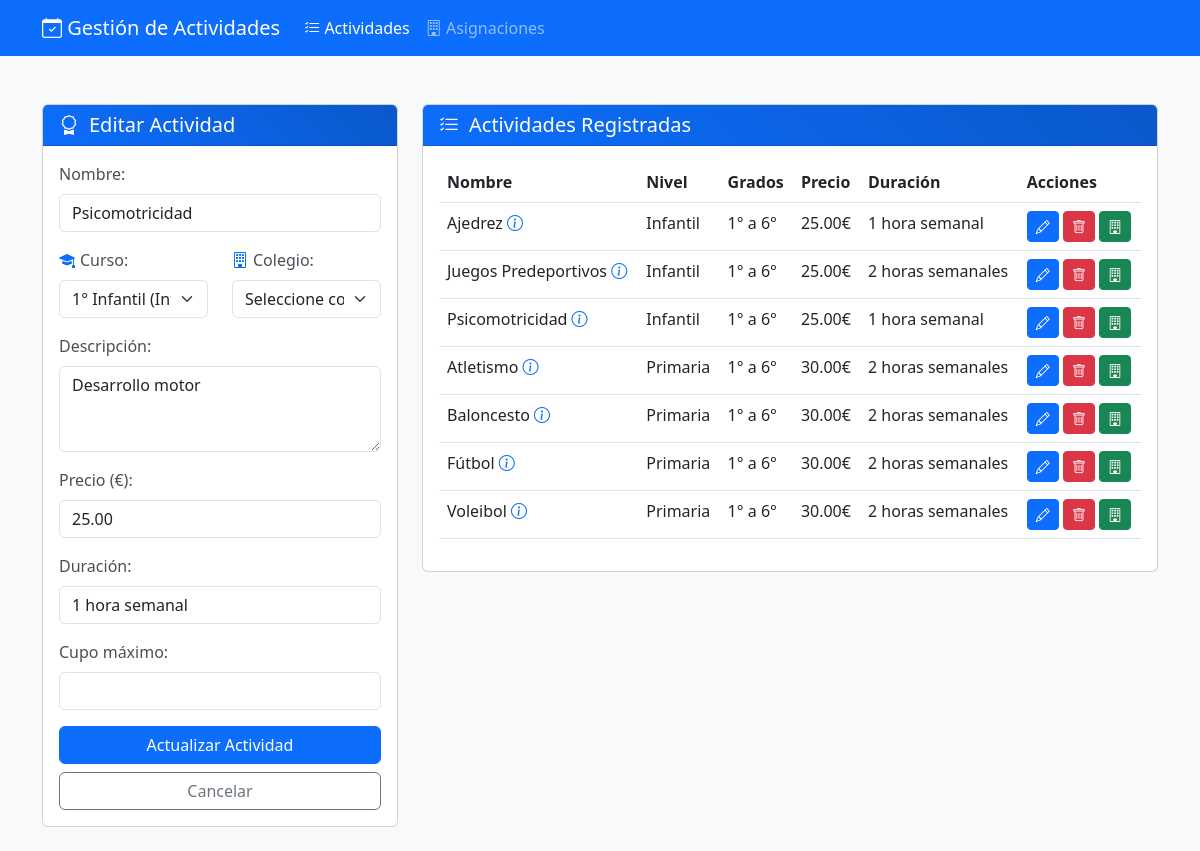
Screenshot of /actividades.php?editar=7 with the database file from the repository.
### tables this page shows
CREATE TABLE actividades (
    id INT AUTO_INCREMENT PRIMARY KEY,
    nombre VARCHAR(100) NOT NULL,
    descripcion TEXT,
    precio DECIMAL(6,2) NOT NULL,
    duracion VARCHAR(50),
    fecha_registro TIMESTAMP DEFAULT CURRENT_TIMESTAMP
);

CREATE TABLE cursos (
    id INT AUTO_INCREMENT PRIMARY KEY,
    nombre VARCHAR(50) NOT NULL UNIQUE,
    nivel ENUM('Primaria', 'Secundaria') NOT NULL,
    grado TINYINT NOT NULL,
    fecha_registro TIMESTAMP DEFAULT CURRENT_TIMESTAMP,
    UNIQUE KEY uk_nivel_grado (nivel, grado)
);

### actividades.php (the view, shortened to what this page needs)
<?php
include('conexion.php');
$actividad = null;
if (isset($_GET['editar'])) {
    $stmt = $conexion->prepare("SELECT * FROM actividades WHERE id = ?");
    $stmt->execute([$_GET['editar']]);
    $actividad = $stmt->fetch();
}
$actividades = $conexion->query("
    SELECT * FROM actividades
    ORDER BY nivel_requerido, nombre")->fetchAll();
$cursos = $conexion->query("SELECT id, nombre, nivel, grado FROM cursos ORDER BY nivel, grado")->fetchAll();
?>
<!DOCTYPE html>
<html lang="es">
<head>
    <link href="https://cdn.jsdelivr.net/npm/bootstrap@5.3.0/dist/css/bootstrap.min.css" rel="stylesheet">
    <link rel="stylesheet" href="https://cdn.jsdelivr.net/npm/bootstrap-icons@1.10.5/font/bootstrap-icons.css">
    <link href="assets/css/style.css" rel="stylesheet">
</head>
<body>
    <nav class="navbar navbar-expand-lg navbar-dark bg-primary mb-4">
        <div class="container">
            <a class="navbar-brand" href="#">
                <i class="bi bi-calendar-check"></i>
                Gestión de Actividades
            </a>
            <div class="collapse navbar-collapse" id="navbarNav">
                <ul class="navbar-nav">
                    <li class="nav-item">
                        <a class="nav-link active" href="actividades.php">
                            <i class="bi bi-list-check"></i> Actividades
                        </a>
                    </li>
                    <li class="nav-item">
                        <a class="nav-link" href="asignaciones.php">
                            <i class="bi bi-building"></i> Asignaciones
                        </a>
                    </li>
                </ul>
            </div>
        </div>
    </nav>
    <div class="container py-4">
        <div class="row">
            <div class="col-md-4">
                <div class="card">
                    <div class="card-header">
                        <h5>
                            <i class="bi bi-award"></i>
                            <?= $actividad ? 'Editar' : 'Nueva' ?> Actividad
                        </h5>
                    </div>
                    <div class="card-body">
                        <form method="POST" class="needs-validation" novalidate>
                            <div class="mb-3">
                                <label class="form-label">Nombre:</label>
                                <input type="text" name="nombre" class="form-control" required
                                    value="<?= $actividad ? $actividad['nombre'] : '' ?>">
                            </div>
                            <div class="row mb-3">
                                <div class="col-md-6">
                                    <label class="form-label">
                                        <i class="bi bi-mortarboard-fill"></i>
                                        Curso:
                                    </label>
                                    <select name="curso" class="form-select" required onchange="actualizarNivelGrado(this)">
                                        <?php foreach ($cursos as $curso): ?>
                                            <option value="<?= $curso['id'] ?>"
                                                    data-nivel="<?= $curso['nivel'] ?>"
                                                    data-grado="<?= $curso['grado'] ?>"
                                                    <?= ($actividad && $actividad['nivel_requerido'] == $curso['nivel'] &&
                                                        $actividad['grado_minimo'] == $curso['grado']) ? 'selected' : '' ?>>
                                                <?= $curso['nombre'] ?> (<?= $curso['nivel'] ?>)
                                            </option>
                                        <?php endforeach; ?>
                                    </select>
                                </div>
                                <div class="col-md-6">
                                    <label class="form-label">
                                        <i class="bi bi-building"></i>
                                        Colegio:
                                    </label>
                                    <select name="colegio" class="form-select" required>
                                        <option value="">Seleccione colegio</option>
                                    </select>
                                </div>
                            </div>
                            <div class="mb-3">
                                <label class="form-label">Descripción:</label>
                                <textarea name="descripcion" class="form-control" rows="3"><?= $actividad ? $actividad['descripcion'] : '' ?></textarea>
                            </div>
                            <div class="mb-3">
                                <label class="form-label">Precio (€):</label>
                                <input type="number" name="precio" class="form-control" step="0.01" min="0" required
                                    value="<?= $actividad ? $actividad['precio'] : '' ?>">
                            </div>
                            <div class="mb-3">
                                <label class="form-label">Duración:</label>
                                <input type="text" name="duracion" class="form-control" required
                                    value="<?= $actividad ? $actividad['duracion'] : '' ?>">
                            </div>
                            <div class="mb-3">
                                <label class="form-label">Cupo máximo:</label>
                                <input type="number" name="cupo_maximo" class="form-control"
                                       min="1" required value="<?= $actividad ? $actividad['cupo_maximo'] : '20' ?>">
                            </div>
                            <div class="d-grid gap-2">
                                <button type="submit" class="btn btn-primary">
                                    <?= $actividad ? 'Actualizar' : 'Crear' ?> Actividad
                                </button>
                                <?php if ($actividad): ?>
                                    <a href="actividades.php" class="btn btn-outline-secondary">Cancelar</a>
                                <?php endif; ?>
                            </div>
                        </form>
                    </div>
                </div>
            </div>
            <div class="col-md-8">
                <div class="card">
                    <div class="card-header">
                        <h5>
                            <i class="bi bi-list-check"></i>
                            Actividades Registradas
                        </h5>
                    </div>
                    <div class="card-body">
                        <div class="table-responsive">
                            <table class="table table-hover">
                                <thead>
                                    <tr>
                                        <th>Nombre</th>
                                        <th>Nivel</th>
                                        <th>Grados</th>
                                        <th>Precio</th>
                                        <th>Duración</th>
                                        <th>Acciones</th>
                                    </tr>
                                </thead>
                                <tbody>
                                    <?php foreach ($actividades as $act): ?>
                                        <tr>
                                            <td>
                                                <?= htmlspecialchars($act['nombre']) ?>
                                                <?php if ($act['descripcion']): ?>
                                                    <i class="bi bi-info-circle text-primary"
                                                       data-bs-toggle="tooltip"
                                                       title="<?= htmlspecialchars($act['descripcion']) ?>">
                                                    </i>
                                                <?php endif; ?>
                                            </td>
                                            <td><?= $act['nivel_requerido'] ?></td>
                                            <td><?= $act['grado_minimo'] ?>° a <?= $act['grado_maximo'] ?>°</td>
                                            <td><?= number_format($act['precio'], 2) ?>€</td>
                                            <td><?= $act['duracion'] ?></td>
                                            <td>
                                                <a href="?editar=<?= $act['id'] ?>"
                                                   class="btn btn-sm btn-primary"
                                                   data-bs-toggle="tooltip"
                                                   title="Editar">
                                                    <i class="bi bi-pencil"></i>
                                                </a>
                                                <a href="#"
                                                   onclick="confirmarEliminacion(<?= $act['id'] ?>)"
                                                   class="btn btn-sm btn-danger"
                                                   data-bs-toggle="tooltip"
                                                   title="Eliminar">
                                                    <i class="bi bi-trash"></i>
                                                </a>
                                                <a href="#"
                                                   onclick="asignarAColegio(<?= $act['id'] ?>, <?= $act['precio'] ?>)"
                                                   class="btn btn-sm btn-success"
                                                   data-bs-toggle="tooltip"
                                                   title="Asignar a Colegio">
                                                    <i class="bi bi-building"></i>
                                                </a>
                                            </td>
                                        </tr>
                                    <?php endforeach; ?>
                                </tbody>
                            </table>
                        </div>
                    </div>
                </div>
            </div>
        </div>
    </div>
</body>
</html>

### assets/css/style.css (style rules this page uses)
body { background-color: #f8f9fa; }
.card-header { background: linear-gradient(45deg, #0d6efd, #0a58ca); color: white; }
.card-header h5 { display: flex; align-items: center; gap: 10px; margin: 0; }
.form-label { display: flex; align-items: center; gap: 5px; color: #495057; margin-bottom: 0.5rem; }
.form-label i { color: #0d6efd; }

### rows the page displays
actividades: nombre "Psicomotricidad", curso "1° Infantil (Infantil)", descripcion "Desarrollo motor", precio "25.00", duracion "1 hora semanal", nivel_requerido "Infantil", grado_minimo "1", grado_maximo "6"
actividades: nombre "Ajedrez", nivel_requerido "Infantil", grado_minimo "1", grado_maximo "6", precio "25.00", duracion "1 hora semanal"
actividades: nombre "Juegos Predeportivos", nivel_requerido "Infantil", grado_minimo "1", grado_maximo "6", precio "25.00", duracion "2 horas semanales"
actividades: nombre "Atletismo", nivel_requerido "Primaria", grado_minimo "1", grado_maximo "6", precio "30.00", duracion "2 horas semanales"
actividades: nombre "Baloncesto", nivel_requerido "Primaria", grado_minimo "1", grado_maximo "6", precio "30.00", duracion "2 horas semanales"
actividades: nombre "Fútbol", nivel_requerido "Primaria", grado_minimo "1", grado_maximo "6", precio "30.00", duracion "2 horas semanales"
actividades: nombre "Voleibol", nivel_requerido "Primaria", grado_minimo "1", grado_maximo "6", precio "30.00", duracion "2 horas semanales"
